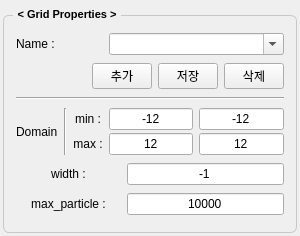
<?xml version="1.0" encoding="UTF-8"?>
<ui version="4.0">
 <class>GridForm</class>
 <widget class="QWidget" name="GridForm">
  <property name="geometry">
   <rect>
    <x>0</x>
    <y>0</y>
    <width>300</width>
    <height>236</height>
   </rect>
  </property>
  <property name="font">
   <font>
    <family>Ubuntu</family>
    <pointsize>9</pointsize>
   </font>
  </property>
  <property name="windowTitle">
   <string>Form</string>
  </property>
  <layout class="QVBoxLayout" name="verticalLayout_2">
   <property name="leftMargin">
    <number>3</number>
   </property>
   <property name="topMargin">
    <number>6</number>
   </property>
   <property name="rightMargin">
    <number>3</number>
   </property>
   <property name="bottomMargin">
    <number>3</number>
   </property>
   <item>
    <widget class="QGroupBox" name="groupBox">
     <property name="font">
      <font>
       <family>Ubuntu</family>
       <pointsize>8</pointsize>
       <bold>true</bold>
      </font>
     </property>
     <property name="styleSheet">
      <string notr="true">QGroupBox {
    border: 1px solid;
    border-radius: 6;
    margin-top: 9;
    border-color : #c8c8c8;
	padding: 3;   
}
QGroupBox::title {
    subcontrol-origin: margin;
    subcontrol-position: top left;
    left: 10;
    padding: 2 3;
}</string>
     </property>
     <property name="title">
      <string>&lt; Grid Properties &gt;</string>
     </property>
     <layout class="QVBoxLayout" name="verticalLayout">
      <property name="topMargin">
       <number>12</number>
      </property>
      <item>
       <layout class="QHBoxLayout" name="horizontalLayout_5" stretch="1,2">
        <item>
         <widget class="QLabel" name="label_14">
          <property name="font">
           <font>
            <pointsize>9</pointsize>
           </font>
          </property>
          <property name="text">
           <string>Name :</string>
          </property>
         </widget>
        </item>
        <item>
         <widget class="QComboBox" name="comboBox_name">
          <property name="font">
           <font>
            <pointsize>9</pointsize>
           </font>
          </property>
          <property name="editable">
           <bool>true</bool>
          </property>
          <property name="maxVisibleItems">
           <number>10</number>
          </property>
         </widget>
        </item>
       </layout>
      </item>
      <item>
       <layout class="QHBoxLayout" name="horizontalLayout_6" stretch="1,0,0,0">
        <property name="leftMargin">
         <number>0</number>
        </property>
        <property name="topMargin">
         <number>0</number>
        </property>
        <item>
         <spacer name="horizontalSpacer_2">
          <property name="orientation">
           <enum>Qt::Orientation::Horizontal</enum>
          </property>
          <property name="sizeHint" stdset="0">
           <size>
            <width>40</width>
            <height>0</height>
           </size>
          </property>
         </spacer>
        </item>
        <item>
         <widget class="QPushButton" name="pushButton_add">
          <property name="sizePolicy">
           <sizepolicy hsizetype="Minimum" vsizetype="Fixed">
            <horstretch>0</horstretch>
            <verstretch>0</verstretch>
           </sizepolicy>
          </property>
          <property name="maximumSize">
           <size>
            <width>60</width>
            <height>16777215</height>
           </size>
          </property>
          <property name="font">
           <font>
            <pointsize>9</pointsize>
           </font>
          </property>
          <property name="text">
           <string>추가</string>
          </property>
         </widget>
        </item>
        <item>
         <widget class="QPushButton" name="pushButton_save">
          <property name="maximumSize">
           <size>
            <width>60</width>
            <height>16777215</height>
           </size>
          </property>
          <property name="font">
           <font>
            <pointsize>9</pointsize>
           </font>
          </property>
          <property name="text">
           <string>저장</string>
          </property>
         </widget>
        </item>
        <item>
         <widget class="QPushButton" name="pushButton_remove">
          <property name="maximumSize">
           <size>
            <width>60</width>
            <height>16777215</height>
           </size>
          </property>
          <property name="font">
           <font>
            <pointsize>9</pointsize>
           </font>
          </property>
          <property name="text">
           <string>삭제</string>
          </property>
         </widget>
        </item>
       </layout>
      </item>
      <item>
       <widget class="Line" name="line_2">
        <property name="orientation">
         <enum>Qt::Orientation::Horizontal</enum>
        </property>
       </widget>
      </item>
      <item>
       <layout class="QHBoxLayout" name="horizontalLayout_4">
        <item>
         <widget class="QLabel" name="label_22">
          <property name="font">
           <font>
            <pointsize>9</pointsize>
           </font>
          </property>
          <property name="text">
           <string>Domain</string>
          </property>
          <property name="alignment">
           <set>Qt::AlignmentFlag::AlignLeading|Qt::AlignmentFlag::AlignLeft|Qt::AlignmentFlag::AlignVCenter</set>
          </property>
         </widget>
        </item>
        <item>
         <widget class="Line" name="line">
          <property name="orientation">
           <enum>Qt::Orientation::Vertical</enum>
          </property>
         </widget>
        </item>
        <item>
         <layout class="QGridLayout" name="gridLayout_2">
          <property name="verticalSpacing">
           <number>3</number>
          </property>
          <item row="0" column="2">
           <widget class="QLineEdit" name="lineEdit_min_y">
            <property name="enabled">
             <bool>true</bool>
            </property>
            <property name="maximumSize">
             <size>
              <width>100</width>
              <height>16777215</height>
             </size>
            </property>
            <property name="font">
             <font>
              <pointsize>9</pointsize>
             </font>
            </property>
            <property name="text">
             <string>-12</string>
            </property>
            <property name="alignment">
             <set>Qt::AlignmentFlag::AlignCenter</set>
            </property>
           </widget>
          </item>
          <item row="0" column="0">
           <widget class="QLabel" name="label_23">
            <property name="font">
             <font>
              <pointsize>9</pointsize>
             </font>
            </property>
            <property name="text">
             <string>min :</string>
            </property>
            <property name="alignment">
             <set>Qt::AlignmentFlag::AlignCenter</set>
            </property>
           </widget>
          </item>
          <item row="0" column="1">
           <widget class="QLineEdit" name="lineEdit_min_x">
            <property name="enabled">
             <bool>true</bool>
            </property>
            <property name="maximumSize">
             <size>
              <width>100</width>
              <height>16777215</height>
             </size>
            </property>
            <property name="font">
             <font>
              <pointsize>9</pointsize>
             </font>
            </property>
            <property name="text">
             <string>-12</string>
            </property>
            <property name="alignment">
             <set>Qt::AlignmentFlag::AlignCenter</set>
            </property>
           </widget>
          </item>
          <item row="1" column="0">
           <widget class="QLabel" name="label_24">
            <property name="font">
             <font>
              <pointsize>9</pointsize>
             </font>
            </property>
            <property name="text">
             <string>max :</string>
            </property>
            <property name="alignment">
             <set>Qt::AlignmentFlag::AlignCenter</set>
            </property>
           </widget>
          </item>
          <item row="1" column="2">
           <widget class="QLineEdit" name="lineEdit_max_y">
            <property name="enabled">
             <bool>true</bool>
            </property>
            <property name="maximumSize">
             <size>
              <width>100</width>
              <height>16777215</height>
             </size>
            </property>
            <property name="font">
             <font>
              <pointsize>9</pointsize>
             </font>
            </property>
            <property name="text">
             <string>12</string>
            </property>
            <property name="alignment">
             <set>Qt::AlignmentFlag::AlignCenter</set>
            </property>
           </widget>
          </item>
          <item row="1" column="1">
           <widget class="QLineEdit" name="lineEdit_max_x">
            <property name="enabled">
             <bool>true</bool>
            </property>
            <property name="maximumSize">
             <size>
              <width>100</width>
              <height>16777215</height>
             </size>
            </property>
            <property name="font">
             <font>
              <pointsize>9</pointsize>
             </font>
            </property>
            <property name="text">
             <string>12</string>
            </property>
            <property name="alignment">
             <set>Qt::AlignmentFlag::AlignCenter</set>
            </property>
           </widget>
          </item>
         </layout>
        </item>
       </layout>
      </item>
      <item>
       <layout class="QHBoxLayout" name="horizontalLayout_8" stretch="2,3">
        <property name="leftMargin">
         <number>0</number>
        </property>
        <item>
         <widget class="QLabel" name="label_26">
          <property name="font">
           <font>
            <pointsize>9</pointsize>
           </font>
          </property>
          <property name="text">
           <string>width :</string>
          </property>
          <property name="alignment">
           <set>Qt::AlignmentFlag::AlignCenter</set>
          </property>
         </widget>
        </item>
        <item>
         <widget class="QLineEdit" name="lineEdit_width">
          <property name="enabled">
           <bool>true</bool>
          </property>
          <property name="maximumSize">
           <size>
            <width>16777215</width>
            <height>16777215</height>
           </size>
          </property>
          <property name="font">
           <font>
            <pointsize>9</pointsize>
           </font>
          </property>
          <property name="text">
           <string>-1</string>
          </property>
          <property name="alignment">
           <set>Qt::AlignmentFlag::AlignCenter</set>
          </property>
         </widget>
        </item>
       </layout>
      </item>
      <item>
       <layout class="QHBoxLayout" name="horizontalLayout_14" stretch="2,3">
        <property name="leftMargin">
         <number>0</number>
        </property>
        <item>
         <widget class="QLabel" name="label_25">
          <property name="font">
           <font>
            <pointsize>9</pointsize>
           </font>
          </property>
          <property name="text">
           <string>max_particle :</string>
          </property>
          <property name="alignment">
           <set>Qt::AlignmentFlag::AlignCenter</set>
          </property>
         </widget>
        </item>
        <item>
         <widget class="QLineEdit" name="lineEdit_max_particle">
          <property name="enabled">
           <bool>true</bool>
          </property>
          <property name="maximumSize">
           <size>
            <width>16777215</width>
            <height>16777215</height>
           </size>
          </property>
          <property name="font">
           <font>
            <pointsize>9</pointsize>
           </font>
          </property>
          <property name="text">
           <string>10000</string>
          </property>
          <property name="alignment">
           <set>Qt::AlignmentFlag::AlignCenter</set>
          </property>
         </widget>
        </item>
       </layout>
      </item>
     </layout>
    </widget>
   </item>
  </layout>
 </widget>
 <tabstops>
  <tabstop>comboBox_name</tabstop>
  <tabstop>pushButton_add</tabstop>
  <tabstop>pushButton_save</tabstop>
  <tabstop>pushButton_remove</tabstop>
  <tabstop>lineEdit_min_x</tabstop>
  <tabstop>lineEdit_min_y</tabstop>
  <tabstop>lineEdit_max_x</tabstop>
  <tabstop>lineEdit_max_y</tabstop>
  <tabstop>lineEdit_width</tabstop>
  <tabstop>lineEdit_max_particle</tabstop>
 </tabstops>
 <resources/>
 <connections/>
</ui>
